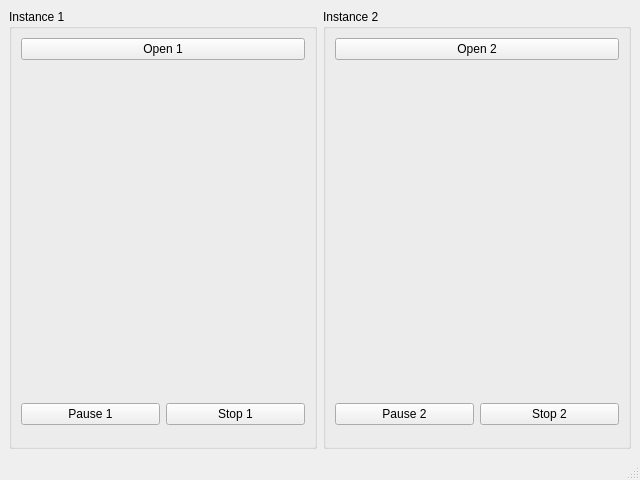
<?xml version="1.0" encoding="UTF-8"?>
<ui version="4.0">
 <class>TestDual</class>
 <widget class="QMainWindow" name="TestDual">
  <property name="geometry">
   <rect>
    <x>0</x>
    <y>0</y>
    <width>640</width>
    <height>480</height>
   </rect>
  </property>
  <property name="windowTitle">
   <string>Test Dual</string>
  </property>
  <property name="windowIcon">
   <iconset resource="../../data/logo.qrc">
    <normaloff>:/vlc-qt/icons/48x48/vlc-qt.png</normaloff>:/vlc-qt/icons/48x48/vlc-qt.png</iconset>
  </property>
  <widget class="QWidget" name="centralwidget">
   <layout class="QHBoxLayout" name="horizontalLayout">
    <item>
     <widget class="QGroupBox" name="group1">
      <property name="title">
       <string>Instance 1</string>
      </property>
      <layout class="QGridLayout" name="gridLayout">
       <item row="1" column="0" colspan="2">
        <widget class="VlcWidgetVideo" name="video1" native="true"/>
       </item>
       <item row="4" column="0" colspan="2">
        <widget class="VlcWidgetVolumeSlider" name="volume1" native="true">
         <property name="sizePolicy">
          <sizepolicy hsizetype="Preferred" vsizetype="Maximum">
           <horstretch>0</horstretch>
           <verstretch>0</verstretch>
          </sizepolicy>
         </property>
        </widget>
       </item>
       <item row="5" column="0" colspan="2">
        <widget class="VlcWidgetSeek" name="seek1" native="true">
         <property name="sizePolicy">
          <sizepolicy hsizetype="Preferred" vsizetype="Maximum">
           <horstretch>0</horstretch>
           <verstretch>0</verstretch>
          </sizepolicy>
         </property>
        </widget>
       </item>
       <item row="2" column="0">
        <widget class="QPushButton" name="pause1">
         <property name="text">
          <string>Pause 1</string>
         </property>
         <property name="checkable">
          <bool>true</bool>
         </property>
        </widget>
       </item>
       <item row="0" column="0" colspan="2">
        <widget class="QPushButton" name="open1">
         <property name="text">
          <string>Open 1</string>
         </property>
        </widget>
       </item>
       <item row="2" column="1">
        <widget class="QPushButton" name="stop1">
         <property name="text">
          <string>Stop 1</string>
         </property>
        </widget>
       </item>
      </layout>
     </widget>
    </item>
    <item>
     <widget class="QGroupBox" name="group2">
      <property name="title">
       <string>Instance 2</string>
      </property>
      <layout class="QGridLayout" name="gridLayout_2">
       <item row="1" column="0" colspan="2">
        <widget class="VlcWidgetVideo" name="video2" native="true"/>
       </item>
       <item row="4" column="0" colspan="2">
        <widget class="VlcWidgetVolumeSlider" name="volume2" native="true">
         <property name="sizePolicy">
          <sizepolicy hsizetype="Preferred" vsizetype="Maximum">
           <horstretch>0</horstretch>
           <verstretch>0</verstretch>
          </sizepolicy>
         </property>
        </widget>
       </item>
       <item row="5" column="0" colspan="2">
        <widget class="VlcWidgetSeek" name="seek2" native="true">
         <property name="sizePolicy">
          <sizepolicy hsizetype="Preferred" vsizetype="Maximum">
           <horstretch>0</horstretch>
           <verstretch>0</verstretch>
          </sizepolicy>
         </property>
        </widget>
       </item>
       <item row="2" column="0">
        <widget class="QPushButton" name="pause2">
         <property name="text">
          <string>Pause 2</string>
         </property>
         <property name="checkable">
          <bool>true</bool>
         </property>
        </widget>
       </item>
       <item row="0" column="0" colspan="2">
        <widget class="QPushButton" name="open2">
         <property name="text">
          <string>Open 2</string>
         </property>
        </widget>
       </item>
       <item row="2" column="1">
        <widget class="QPushButton" name="stop2">
         <property name="text">
          <string>Stop 2</string>
         </property>
        </widget>
       </item>
      </layout>
     </widget>
    </item>
   </layout>
  </widget>
  <widget class="QStatusBar" name="statusbar"/>
  <action name="actionClose">
   <property name="text">
    <string>Close</string>
   </property>
  </action>
 </widget>
 <customwidgets>
  <customwidget>
   <class>VlcWidgetVideo</class>
   <extends>QWidget</extends>
   <header>../src/widgets/WidgetVideo.h</header>
   <container>1</container>
   <slots>
    <signal>fullscreen()</signal>
    <slot>toggleFullscreen()</slot>
   </slots>
  </customwidget>
  <customwidget>
   <class>VlcWidgetVolumeSlider</class>
   <extends>QWidget</extends>
   <header>../src/widgets/WidgetVolumeSlider.h</header>
   <container>1</container>
   <slots>
    <slot>mute()</slot>
    <slot>volumeUp()</slot>
    <slot>volumeDown()</slot>
   </slots>
  </customwidget>
  <customwidget>
   <class>VlcWidgetSeek</class>
   <extends>QWidget</extends>
   <header>../src/widgets/WidgetSeek.h</header>
   <container>1</container>
  </customwidget>
 </customwidgets>
 <resources>
  <include location="../../data/logo.qrc"/>
 </resources>
 <connections>
  <connection>
   <sender>actionClose</sender>
   <signal>triggered()</signal>
   <receiver>TestDual</receiver>
   <slot>close()</slot>
   <hints>
    <hint type="sourcelabel">
     <x>-1</x>
     <y>-1</y>
    </hint>
    <hint type="destinationlabel">
     <x>399</x>
     <y>299</y>
    </hint>
   </hints>
  </connection>
 </connections>
</ui>
